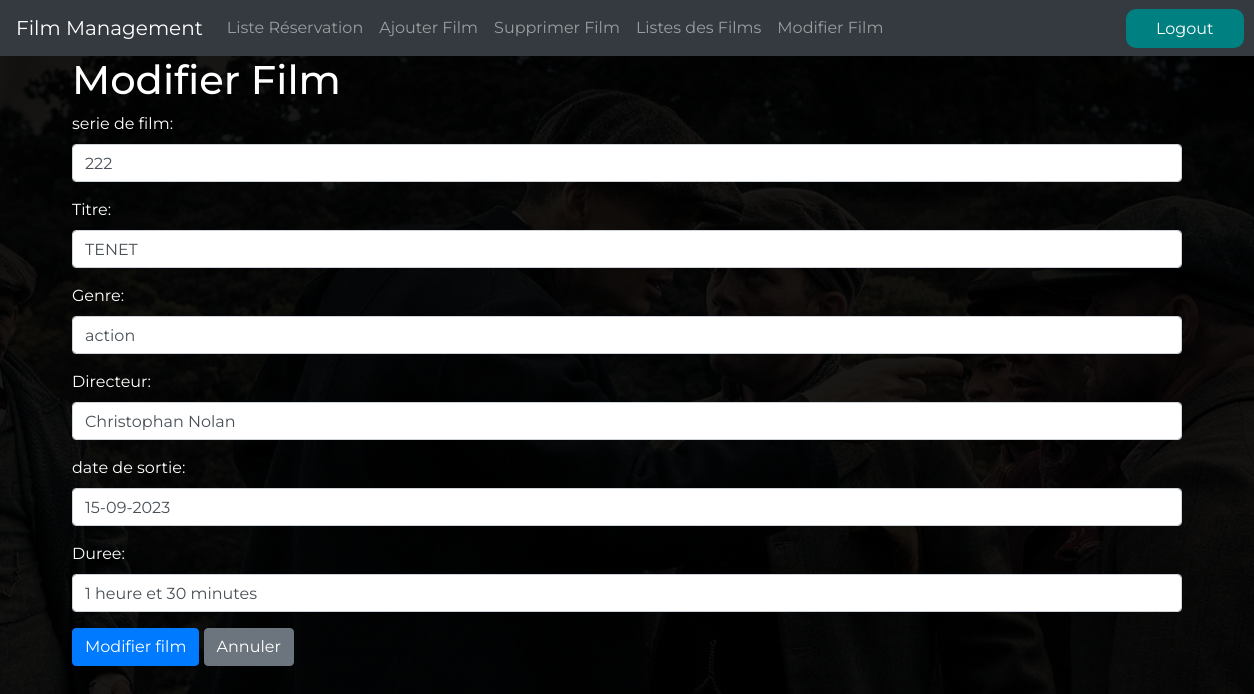
Page /modifierfilm.php?id=222 on the committed database.
### tables this page shows
CREATE TABLE `film` (
  `serie_film` int(10) NOT NULL,
  `titre` varchar(80) NOT NULL,
  `genre` varchar(80) NOT NULL,
  `directeur` varchar(80) NOT NULL,
  `date_sortie` varchar(80) NOT NULL,
  `duree` varchar(80) NOT NULL
);

### connexion.php (called while the page is built, shortened)
<?php
abstract class connexion {
function __construct()
{
$this->pdo =new PDO('mysql:host=localhost;dbname=filmprojet','root','');
}
}
?>

### filmController.php (called while the page is built, shortened)
<?php
include_once('connexion.php');
class filmController extends Connexion{
function getfilm($id){
    $query="SELECT * FROM film WHERE serie_film = ? ";
    $res = $this->pdo->prepare($query);
    $res->execute(array($id));
    $array= $res->fetch();
    return $array;
}
}
?>

### modifierfilm.php (the view, shortened to what this page needs)
<!DOCTYPE html>
<html lang="en">
<head>
    <link rel="stylesheet" href="main.css">
    <link rel="stylesheet" href="https://cdnjs.cloudflare.com/ajax/libs/bootstrap/5.0.2/css/bootstrap.min.css">
</head>
<body>
<?php
require_once('filmController.php');
$filmCtr=new filmController();
$res=$filmCtr->getfilm($_GET['id']);
?>
<?php include('navbar.php'); ?>
<div class="container">
<h1 style="color:white;">Modifier Film</h1>
    <form action="modifierfilm_action.php" method="post">
    <div class="mb-3">
            <label for="title" class="form-label"style="color:white;">serie de film:</label>
            <input type="text" id="serie" name="serie" value = "<?php echo $res['serie_film'] ?> "class="form-control" required>
        </div>
    <div class="mb-3">
            <label for="title" class="form-label"style="color:white;">Titre:</label>
            <input type="text" id="titre" name="titre" value = "<?php echo $res['titre'] ?> " class="form-control" required>
        </div>
        <div class="mb-3">
            <label for="genre" class="form-label"style="color:white;">Genre:</label>
            <input type="text" id="genre" name="genre" value = "<?php echo $res['genre'] ?> " class="form-control" required>
        </div>
        <div class="mb-3">
            <label for="director" class="form-label"style="color:white;">Directeur:</label>
            <input type="text" id="directeur" name="directeur" value = "<?php echo $res['directeur'] ?> " class="form-control" required>
        </div>
        <div class="mb-3">
            <label for="release-year" class="form-label"style="color:white;">date de sortie:</label>
            <input type="text" id="date" name="date" value = "<?php echo $res['date_sortie'] ?> " class="form-control" required>
        </div>
        <div class="mb-3">
            <label for="duration" class="form-label"style="color:white;">Duree:</label>
            <input type="text" id="duree" name="duree" value = "<?php echo $res['duree'] ?> " class="form-control" required>
        </div>
        <button type="submit" class="btn btn-primary">Modifier film</button>
        <button type="reset" class="btn btn-secondary">Annuler</button>
    </form>
</div>
</body>
</html>

### main.css (style rules this page uses)
* { margin: 0; padding: 0; font-family: 'Montserrat', sans-serif; box-sizing: border-box; }
html { scroll-behavior: smooth; }
body { background-image: linear-gradient( rgba(0,0,0,0.9),rgba(0,0,0,0.9)),url('images/hero page/7.jpg'); background-position: center; background-size: cover; background-repeat: no-repeat; height: 130vh; }

### rows in the picture
film: serie "222", titre "TENET", genre "action", directeur "Christophan Nolan", date "15-09-2023", duree "1 heure et 30 minutes"
